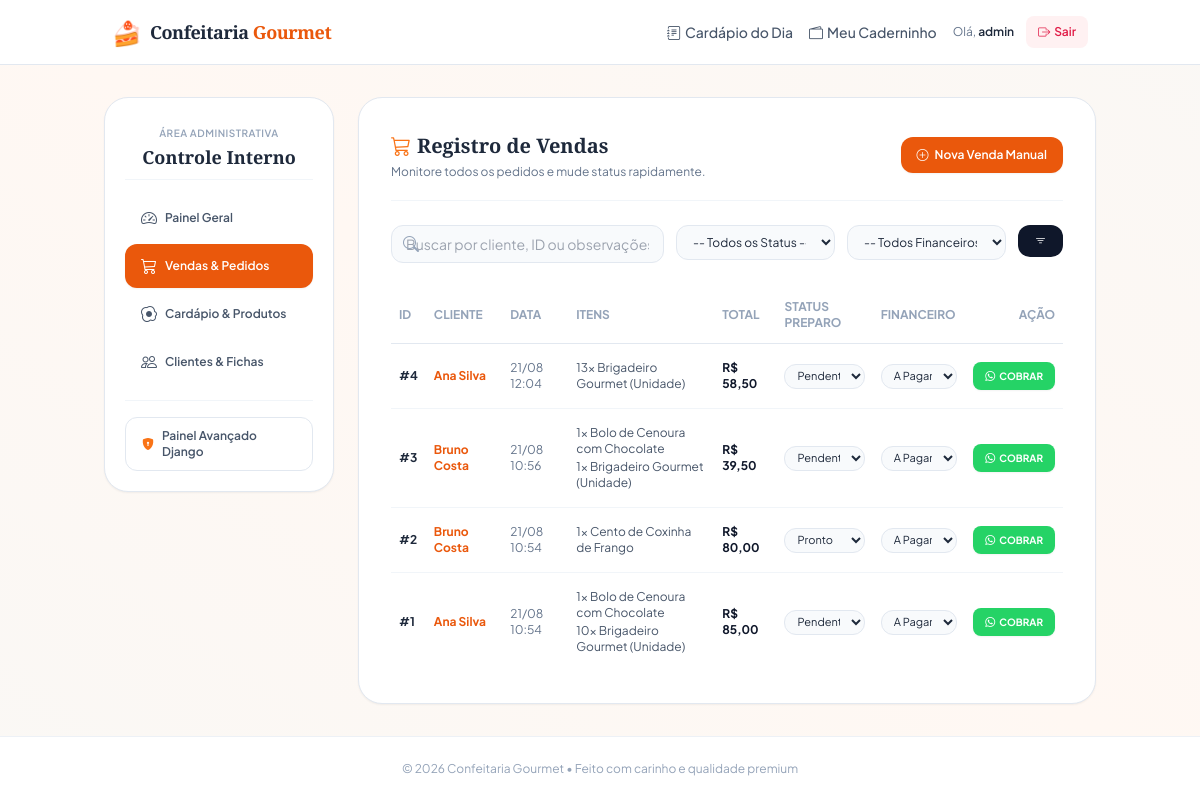
The page /painel/pedidos/ (signed in) on the database its author committed.
### caderninho/models.py (models this page shows, shortened)
class Pedido(models.Model):
    STATUS_CHOICES = [
        ('PENDENTE', 'Pendente'),
        ('PREPARANDO', 'Preparando'),
        ('ENTREGUE', 'Entregue/Registrado'),
        ('CANCELADO', 'Cancelado'),
    ]
    STATUS_FINANCEIRO_CHOICES = [
        ('ABERTO', 'Aberto (A Pagar)'),
        ('PAGO', 'Pago'),
    ]
    cliente = models.ForeignKey(
        Cliente,
        on_delete=models.CASCADE,
        related_name="pedidos",
        verbose_name="Cliente"
    )
    data_criacao = models.DateTimeField(
        auto_now_add=True,
        verbose_name="Data de Criação"
    )
    status = models.CharField(
        max_length=20,
        choices=STATUS_CHOICES,
        default='PENDENTE',
        verbose_name="Status do Pedido"
    )
    status_financeiro = models.CharField(
        max_length=20,
        choices=STATUS_FINANCEIRO_CHOICES,
        default='ABERTO',
        verbose_name="Status Financeiro"
    )
    taxa_entrega = models.DecimalField(
        max_digits=6,
        decimal_places=2,
        default=0.00,
        verbose_name="Taxa de Entrega"
    )
    observacoes = models.TextField(
        blank=True,
        null=True,
        verbose_name="Observações do Pedido"
    )
    fechamento_mensal = models.ForeignKey(
        FechamentoMensal,
        on_delete=models.SET_NULL,
        blank=True,
        null=True,
        related_name="pedidos",
        verbose_name="Fechamento Mensal Associado"
    )
    class Meta:
        verbose_name = "Pedido"
        verbose_name_plural = "Pedidos"
        ordering = ['-data_criacao']
    @property
    def total_pedido(self):
        total_itens = sum(item.total_item for item in self.itens.all())
        return total_itens + self.taxa_entrega
    @property
    def whatsapp_link(self):
        from .services import gerar_mensagem_whatsapp_pedido
        try:
            return gerar_mensagem_whatsapp_pedido(self)
        except Exception:
            return "#"

class Cliente(models.Model):
    nome = models.CharField(
        max_length=150,
        verbose_name="Nome Completo"
    )
    whatsapp = models.CharField(
        max_length=20,
        validators=[
            RegexValidator(
                regex=r'^\+?1?\d{9,15}$',
                message="O número de WhatsApp deve ser inserido no formato: '+5511999999999'. De 9 a 15 dígitos."
            )
        ],
        verbose_name="WhatsApp"
    )
    endereco = models.TextField(
        blank=True,
        null=True,
        verbose_name="Endereço (Opcional)"
    )
    observacao = models.TextField(
        blank=True,
        null=True,
        verbose_name="Observações Internas"
    )
    ativo = models.BooleanField(
        default=True,
        verbose_name="Cliente Ativo"
    )
    senha = models.CharField(
        max_length=128,
        default="",
        verbose_name="Senha de Acesso",
        help_text="A senha será criptografada automaticamente ao salvar."
    )
    class Meta:
        verbose_name = "Cliente"
        verbose_name_plural = "Clientes"
        ordering = ['nome']

class ItemPedido(models.Model):
    pedido = models.ForeignKey(
        Pedido,
        on_delete=models.CASCADE,
        related_name="itens",
        verbose_name="Pedido"
    )
    produto = models.ForeignKey(
        Produto,
        on_delete=models.PROTECT,
        verbose_name="Produto"
    )
    quantidade = models.PositiveIntegerField(
        verbose_name="Quantidade"
    )
    preco_unitario = models.DecimalField(
        max_digits=10,
        decimal_places=2,
        blank=True,
        verbose_name="Preço Unitário (Histórico)"
    )
    class Meta:
        verbose_name = "Item do Pedido"
        verbose_name_plural = "Itens do Pedido"
    @property
    def total_item(self):
        return self.quantidade * self.preco_unitario

class Produto(models.Model):
    CATEGORIA_CHOICES = [
        ('DOCE', 'Doce'),
        ('SALGADO', 'Salgado'),
        ('BOLO', 'Bolo'),
    ]
    nome = models.CharField(
        max_length=150,
        verbose_name="Nome do Produto"
    )
    categoria = models.CharField(
        max_length=10,
        choices=CATEGORIA_CHOICES,
        verbose_name="Categoria"
    )
    preco = models.DecimalField(
        max_length=10,
        max_digits=10,
        decimal_places=2,
        verbose_name="Preço Unitário"
    )
    descricao = models.TextField(
        blank=True,
        null=True,
        verbose_name="Descrição"
    )
    imagem = models.ImageField(
        upload_to='produtos/',
        blank=True,
        null=True,
        verbose_name="Imagem do Produto"
    )
    disponivel_hoje = models.BooleanField(
        default=True,
        verbose_name="Disponível Hoje"
    )
    limite_diario = models.PositiveIntegerField(
        default=0,
        help_text="Defina como 0 para produção ilimitada.",
        verbose_name="Limite de Produção Diário"
    )
    class Meta:
        verbose_name = "Produto"
        verbose_name_plural = "Produtos"
        ordering = ['nome']

### caderninho/views.py (the view)
# urls.py: path('painel/pedidos/', views.admin_pedidos, name='admin_pedidos'),
@staff_member_required
def admin_pedidos(request):
    status_filter = request.GET.get('status', '')
    financeiro_filter = request.GET.get('financeiro', '')
    busca = request.GET.get('busca', '')
    pedidos = Pedido.objects.all().prefetch_related('itens__produto', 'cliente')
    if status_filter:
        pedidos = pedidos.filter(status=status_filter)
    if financeiro_filter:
        pedidos = pedidos.filter(status_financeiro=financeiro_filter)
    if busca:
        pedidos = pedidos.filter(
            Q(cliente__nome__icontains=busca) |
            Q(id__icontains=busca) |
            Q(observacoes__icontains=busca)
        )
    pedidos = pedidos.order_by('-data_criacao')
    status_choices = Pedido.STATUS_CHOICES
    financeiro_choices = Pedido.STATUS_FINANCEIRO_CHOICES
    return render(request, 'caderninho/admin_pedidos.html', {
        'pedidos': pedidos,
        'status_choices': status_choices,
        'financeiro_choices': financeiro_choices,
        'status_filter': status_filter,
        'financeiro_filter': financeiro_filter,
        'busca': busca
    })

### caderninho/services.py (called while the page is built)
def clean_ascii(text: str) -> str:
    nfkd = unicodedata.normalize('NFKD', text)
    cleaned = "".join([c for c in nfkd if not unicodedata.combining(c)])
    return re.sub(r'[^a-zA-Z0-9 ]', '', cleaned)

def crc16_ccitt(data: str) -> str:
    crc = 0xFFFF
    for char in data.encode('utf-8'):
        crc ^= (char << 8)
        for _ in range(8):
            if crc & 0x8000:
                crc = (crc << 1) ^ 0x1021
            else:
                crc <<= 1
            crc &= 0xFFFF
    return f"{crc:04X}"

def format_emv_field(tag: str, value: str) -> str:
    length = f"{len(value):02d}"
    return f"{tag}{length}{value}"

### caderninho/views.py (called while the page is built)
def staff_member_required(view_func):
    decorator = user_passes_test(
        lambda u: u.is_active and u.is_staff,
        login_url='admin_login'
    )
    return decorator(view_func)

### caderninho/templates/caderninho/admin_pedidos.html (shortened to what this page needs)
{% extends 'caderninho/admin_base.html' %}
{% block admin_content %}
<div class="bg-white border border-slate-200 rounded-3xl p-6 sm:p-8 shadow-sm">
  <div class="flex flex-col sm:flex-row sm:items-center sm:justify-between gap-4 border-b border-slate-100 pb-5 mb-6">
    <div>
      <h2 class="text-xl font-serif font-bold text-slate-800 flex items-center gap-1.5 mt-0.5">
        <i class="bi bi-cart3 text-orange-500"></i> Registro de Vendas
      </h2>
      <p class="text-xs text-slate-500 mt-1">Monitore todos os pedidos e mude status rapidamente.</p>
    </div>
    <a href="{% url 'admin_pedido_criar' %}" class="inline-flex items-center gap-1.5 text-xs font-semibold text-white bg-orange-600 hover:bg-orange-700 px-4 py-2.5 rounded-xl shadow-sm transition">
      <i class="bi bi-plus-circle"></i> Nova Venda Manual
    </a>
  </div>
  <form method="get" action="{% url 'admin_pedidos' %}" class="grid grid-cols-1 md:grid-cols-12 gap-3 mb-6">
    <div class="md:col-span-5 relative">
      <div class="absolute inset-y-0 left-0 pl-3 flex items-center pointer-events-none text-slate-400">
      </div>
      <input type="text" name="busca" value="{{ busca }}" placeholder="Buscar por cliente, ID ou observações..." class="w-full bg-slate-50 border border-slate-200 rounded-xl pl-9 pr-3 py-2 text-xs focus:outline-none focus:ring-2 focus:ring-orange-500 focus:bg-white transition">
    </div>
    <div class="md:col-span-3">
      <select name="status" class="w-full bg-slate-50 border border-slate-200 rounded-xl px-3 py-2 text-xs text-slate-800 focus:outline-none focus:ring-2 focus:ring-orange-500 focus:bg-white transition">
        <option value="">-- Todos os Status --</option>
      </select>
    </div>
    <div class="md:col-span-3">
      <select name="financeiro" class="w-full bg-slate-50 border border-slate-200 rounded-xl px-3 py-2 text-xs text-slate-800 focus:outline-none focus:ring-2 focus:ring-orange-500 focus:bg-white transition">
        <option value="">-- Todos Financeiros --</option>
      </select>
    </div>
    <div class="md:col-span-1">
      <button type="submit" class="w-full bg-slate-900 hover:bg-slate-800 text-white font-semibold text-xs py-2 rounded-xl transition flex items-center justify-center">
        <i class="bi bi-filter"></i>
      </button>
    </div>
  </form>
  <div class="overflow-x-auto">
    <table class="w-full text-left text-xs border-collapse">
      <thead>
        <tr class="border-b border-slate-200 text-slate-400 uppercase font-semibold">
          <th class="py-3 px-2">ID</th>
          <th class="py-3 px-2">Cliente</th>
          <th class="py-3 px-2">Data</th>
          <th class="py-3 px-2">Itens</th>
          <th class="py-3 px-2">Total</th>
          <th class="py-3 px-2">Status Preparo</th>
          <th class="py-3 px-2">Financeiro</th>
          <th class="py-3 px-2 text-right">Ação</th>
        </tr>
      </thead>
      <tbody class="divide-y divide-slate-100">
        {% for ped in pedidos %}
          <tr class="hover:bg-slate-50/50">
            <td class="py-4 px-2 font-bold text-slate-800">#{{ ped.id }}</td>
            <td class="py-4 px-2">
              <a href="{% url 'admin_cliente_detalhes' ped.cliente.id %}" class="font-bold text-orange-600 hover:underline">
                {{ ped.cliente.nome }}
              </a>
            </td>
            <td class="py-4 px-2 text-slate-500">{{ ped.data_criacao|date:"d/m H:i" }}</td>
            <td class="py-4 px-2">
              <ul class="space-y-0.5 text-slate-600">
                {% for item in ped.itens.all %}
                  <li>{{ item.quantidade }}x {{ item.produto.nome }}</li>
                {% endfor %}
              </ul>
            </td>
            <td class="py-4 px-2 font-bold text-slate-900">R$ {{ ped.total_pedido }}</td>
            <td class="py-4 px-2">
              <select onchange="location = this.value;" class="bg-slate-50 border border-slate-200 rounded-xl px-2 py-1 text-[11px] text-slate-800 focus:outline-none focus:ring-1 focus:ring-orange-500 focus:bg-white transition">
                <option value="" disabled selected>
                  {% if ped.status == 'PENDENTE' %}Pendente
                  {% elif ped.status == 'PREPARANDO' %}Preparando
                  {% elif ped.status == 'ENTREGUE' %}Pronto
                  {% else %}Cancelado{% endif %}
                </option>
              </select>
            </td>
            <td class="py-4 px-2">
              <select onchange="location = this.value;" class="bg-slate-50 border border-slate-200 rounded-xl px-2 py-1 text-[11px] text-slate-800 focus:outline-none focus:ring-1 focus:ring-orange-500 focus:bg-white transition">
                <option value="" disabled selected>
                  {% if ped.status_financeiro == 'PAGO' %}Pago{% else %}A Pagar{% endif %}
                </option>
              </select>
            </td>
            <td class="py-4 px-2 text-right">
              {% if ped.status_financeiro != 'PAGO' and ped.status != 'CANCELADO' %}
                <a href="{{ ped.whatsapp_link }}" target="_blank" class="inline-flex items-center gap-1 bg-[#25D366] hover:bg-[#1ebd59] text-white font-bold text-[10px] uppercase px-3 py-1.5 rounded-lg shadow-sm transition">
                  <i class="bi bi-whatsapp"></i> Cobrar
                </a>
              {% elif ped.status == 'CANCELADO' %}
                <span class="text-slate-400">Cancelado</span>
              {% else %}
                <span class="text-emerald-600 font-bold flex items-center justify-end gap-1"><i class="bi bi-check-circle-fill"></i> Pago</span>
              {% endif %}
            </td>
          </tr>
        {% empty %}
          <tr>
            <td colspan="8" class="py-8 text-center text-slate-400 font-medium">Nenhum pedido encontrado.</td>
          </tr>
        {% endfor %}
      </tbody>
    </table>
  </div>
</div>
{% endblock %}

### caderninho/templates/caderninho/base.html (shortened to what this page needs)
<!DOCTYPE html>
<html lang="pt-BR">
<head>
  <script src="https://cdn.tailwindcss.com"></script>
  <link rel="stylesheet" href="https://cdn.jsdelivr.net/npm/bootstrap-icons@1.10.5/font/bootstrap-icons.css">
</head>
<body class="bg-gradient-to-tr from-[#FAF8F5] via-[#FFF8F3] to-[#FAF8F5] text-[#0F172A] min-h-screen flex flex-col justify-between antialiased font-sans">
  <header class="bg-white border-b border-slate-200 sticky top-0 z-50">
    <div class="max-w-5xl mx-auto px-4 sm:px-6 h-16 flex items-center justify-between">
      <a href="{% url 'identificacao_cliente' %}" class="flex items-center gap-2">
        <span class="text-2xl">🍰</span>
        <span class="font-serif font-bold text-lg tracking-tight text-slate-800">Confeitaria <span class="text-orange-600">Gourmet</span></span>
      </a>
      <div class="flex items-center gap-4">
        {% if request.session.cliente_id %}
          <nav class="hidden md:flex items-center gap-4 text-sm font-medium">
            <a href="{% url 'cardapio' %}" class="text-slate-600 hover:text-slate-900 transition flex items-center gap-1">
              <i class="bi bi-journal-text"></i> Cardápio do Dia
            </a>
            <a href="{% url 'cliente_historico' %}" class="text-slate-600 hover:text-slate-900 transition flex items-center gap-1">
              <i class="bi bi-wallet2"></i> Meu Caderninho
            </a>
          </nav>
          <div class="flex items-center gap-3">
            <span class="text-xs text-slate-500 hidden sm:inline">
              Olá, <strong class="text-slate-800 font-semibold">{{ request.session.cliente_name }}</strong>
            </span>
            <a href="{% url 'deslogar_cliente' %}" class="inline-flex items-center gap-1 text-xs font-semibold text-rose-600 hover:text-rose-700 bg-rose-50 hover:bg-rose-100 px-3 py-2 rounded-lg transition">
              <i class="bi bi-box-arrow-right"></i> Sair
            </a>
          </div>
        {% endif %}
      </div>
    </div>
  </header>
  <main class="flex-grow max-w-5xl w-full mx-auto px-4 py-6 sm:py-8 {% if request.session.cliente_id %}pb-24 md:pb-8{% endif %}">
    {% block content %}{% endblock %}
  </main>
  <footer class="text-center py-6 text-xs text-slate-400 border-t border-slate-200/60 bg-white">
    <p>© 2026 Confeitaria Gourmet • Feito com carinho e qualidade premium</p>
  </footer>
</body>
</html>

### caderninho/templates/caderninho/base.html (style rules this page uses)
.form-control, input[type="text"], input[type="password"], input[type="tel"], input[type="number"], textarea, select { width: 100%; background-color: #F8FAFC; border: 1px solid #E2E8F0; border-radius: 0.75rem; padding: 0.625rem 0.875rem; font-size: 0.875rem; color: #0F172A; transition: all 0.2s; }

### rows shown on the page
Pedido: id "4", cliente.nome "Ana Silva", data_criacao "21/08 12:04", total_pedido "58,50"
ItemPedido: quantidade "13", produto.nome "Brigadeiro Gourmet (Unidade)"
Pedido: id "3", cliente.nome "Bruno Costa", data_criacao "21/08 10:56", total_pedido "39,50"
ItemPedido: quantidade "1", produto.nome "Bolo de Cenoura com Chocolate"
ItemPedido: quantidade "1", produto.nome "Brigadeiro Gourmet (Unidade)"
Pedido: id "2", cliente.nome "Bruno Costa", data_criacao "21/08 10:54", total_pedido "80,00"
ItemPedido: quantidade "1", produto.nome "Cento de Coxinha de Frango"
Pedido: id "1", cliente.nome "Ana Silva", data_criacao "21/08 10:54", total_pedido "85,00"
ItemPedido: quantidade "1", produto.nome "Bolo de Cenoura com Chocolate"
ItemPedido: quantidade "10", produto.nome "Brigadeiro Gourmet (Unidade)"

### other values the page prints
{{ request.session.cliente_name }} "admin"
